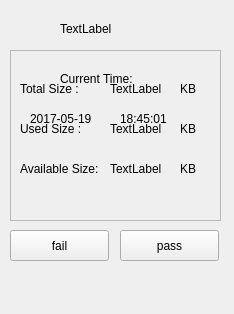
<?xml version="1.0" encoding="UTF-8"?>
<ui version="4.0">
 <class>common</class>
 <widget class="QWidget" name="common">
  <property name="geometry">
   <rect>
    <x>0</x>
    <y>0</y>
    <width>234</width>
    <height>314</height>
   </rect>
  </property>
  <property name="minimumSize">
   <size>
    <width>234</width>
    <height>314</height>
   </size>
  </property>
  <property name="maximumSize">
   <size>
    <width>234</width>
    <height>314</height>
   </size>
  </property>
  <property name="windowTitle">
   <string>Form</string>
  </property>
  <widget class="QPushButton" name="fail">
   <property name="geometry">
    <rect>
     <x>10</x>
     <y>230</y>
     <width>99</width>
     <height>31</height>
    </rect>
   </property>
   <property name="text">
    <string>fail</string>
   </property>
  </widget>
  <widget class="QPushButton" name="pass">
   <property name="geometry">
    <rect>
     <x>120</x>
     <y>230</y>
     <width>99</width>
     <height>31</height>
    </rect>
   </property>
   <property name="text">
    <string>pass</string>
   </property>
  </widget>
  <widget class="QLabel" name="label">
   <property name="geometry">
    <rect>
     <x>60</x>
     <y>20</y>
     <width>67</width>
     <height>17</height>
    </rect>
   </property>
   <property name="text">
    <string>TextLabel</string>
   </property>
  </widget>
  <widget class="QLabel" name="label_2">
   <property name="geometry">
    <rect>
     <x>60</x>
     <y>70</y>
     <width>101</width>
     <height>17</height>
    </rect>
   </property>
   <property name="text">
    <string>Current Time:</string>
   </property>
  </widget>
  <widget class="QLabel" name="labelDate">
   <property name="geometry">
    <rect>
     <x>30</x>
     <y>110</y>
     <width>81</width>
     <height>17</height>
    </rect>
   </property>
   <property name="text">
    <string>2017-05-19</string>
   </property>
  </widget>
  <widget class="QLabel" name="labelTime">
   <property name="geometry">
    <rect>
     <x>120</x>
     <y>110</y>
     <width>101</width>
     <height>17</height>
    </rect>
   </property>
   <property name="text">
    <string>18:45:01</string>
   </property>
  </widget>
  <widget class="QFrame" name="frame">
   <property name="geometry">
    <rect>
     <x>10</x>
     <y>50</y>
     <width>211</width>
     <height>171</height>
    </rect>
   </property>
   <property name="frameShape">
    <enum>QFrame::StyledPanel</enum>
   </property>
   <property name="frameShadow">
    <enum>QFrame::Raised</enum>
   </property>
   <widget class="QLabel" name="label_3">
    <property name="geometry">
     <rect>
      <x>10</x>
      <y>30</y>
      <width>81</width>
      <height>17</height>
     </rect>
    </property>
    <property name="text">
     <string>Total Size :</string>
    </property>
   </widget>
   <widget class="QLabel" name="label_4">
    <property name="geometry">
     <rect>
      <x>10</x>
      <y>70</y>
      <width>81</width>
      <height>17</height>
     </rect>
    </property>
    <property name="text">
     <string>Used Size :</string>
    </property>
   </widget>
   <widget class="QLabel" name="label_5">
    <property name="geometry">
     <rect>
      <x>10</x>
      <y>110</y>
      <width>101</width>
      <height>17</height>
     </rect>
    </property>
    <property name="text">
     <string>Available Size:</string>
    </property>
   </widget>
   <widget class="QLabel" name="total">
    <property name="geometry">
     <rect>
      <x>100</x>
      <y>30</y>
      <width>67</width>
      <height>17</height>
     </rect>
    </property>
    <property name="text">
     <string>TextLabel</string>
    </property>
   </widget>
   <widget class="QLabel" name="Used">
    <property name="geometry">
     <rect>
      <x>100</x>
      <y>70</y>
      <width>67</width>
      <height>17</height>
     </rect>
    </property>
    <property name="text">
     <string>TextLabel</string>
    </property>
   </widget>
   <widget class="QLabel" name="Available">
    <property name="geometry">
     <rect>
      <x>100</x>
      <y>110</y>
      <width>67</width>
      <height>17</height>
     </rect>
    </property>
    <property name="text">
     <string>TextLabel</string>
    </property>
   </widget>
   <widget class="QLabel" name="label_6">
    <property name="geometry">
     <rect>
      <x>170</x>
      <y>110</y>
      <width>21</width>
      <height>17</height>
     </rect>
    </property>
    <property name="text">
     <string>KB</string>
    </property>
   </widget>
   <widget class="QLabel" name="label_7">
    <property name="geometry">
     <rect>
      <x>170</x>
      <y>70</y>
      <width>21</width>
      <height>17</height>
     </rect>
    </property>
    <property name="text">
     <string>KB</string>
    </property>
   </widget>
   <widget class="QLabel" name="label_8">
    <property name="geometry">
     <rect>
      <x>170</x>
      <y>30</y>
      <width>21</width>
      <height>17</height>
     </rect>
    </property>
    <property name="text">
     <string>KB</string>
    </property>
   </widget>
  </widget>
 </widget>
 <resources/>
 <connections/>
</ui>
